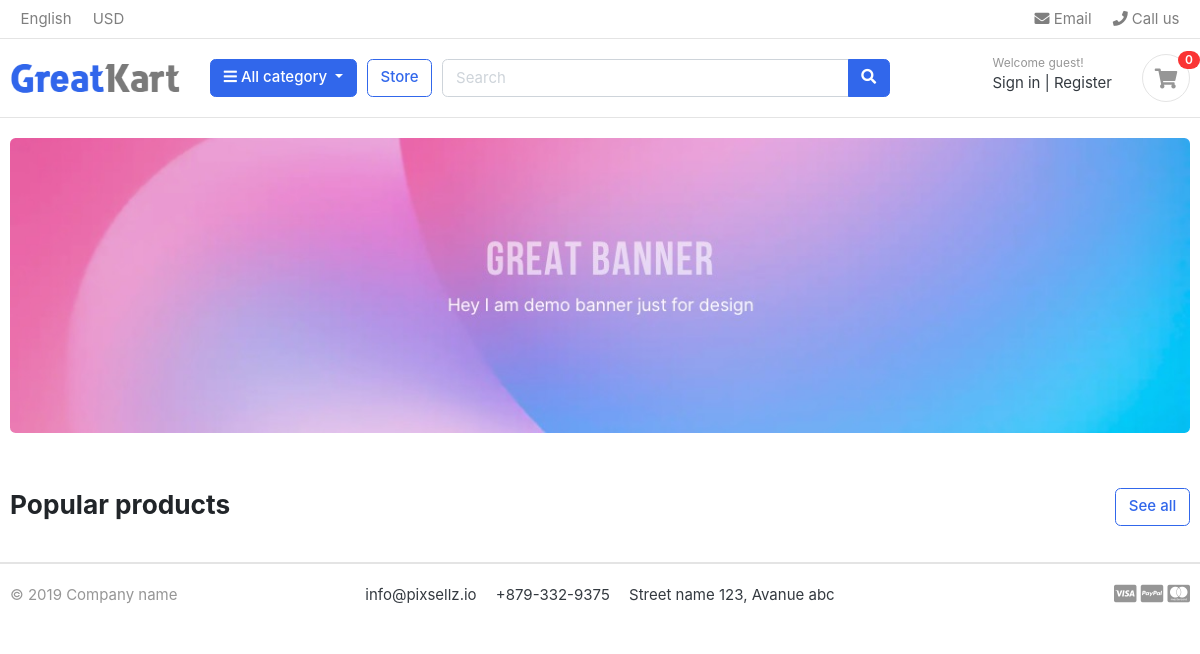
Before: / with the older database file.
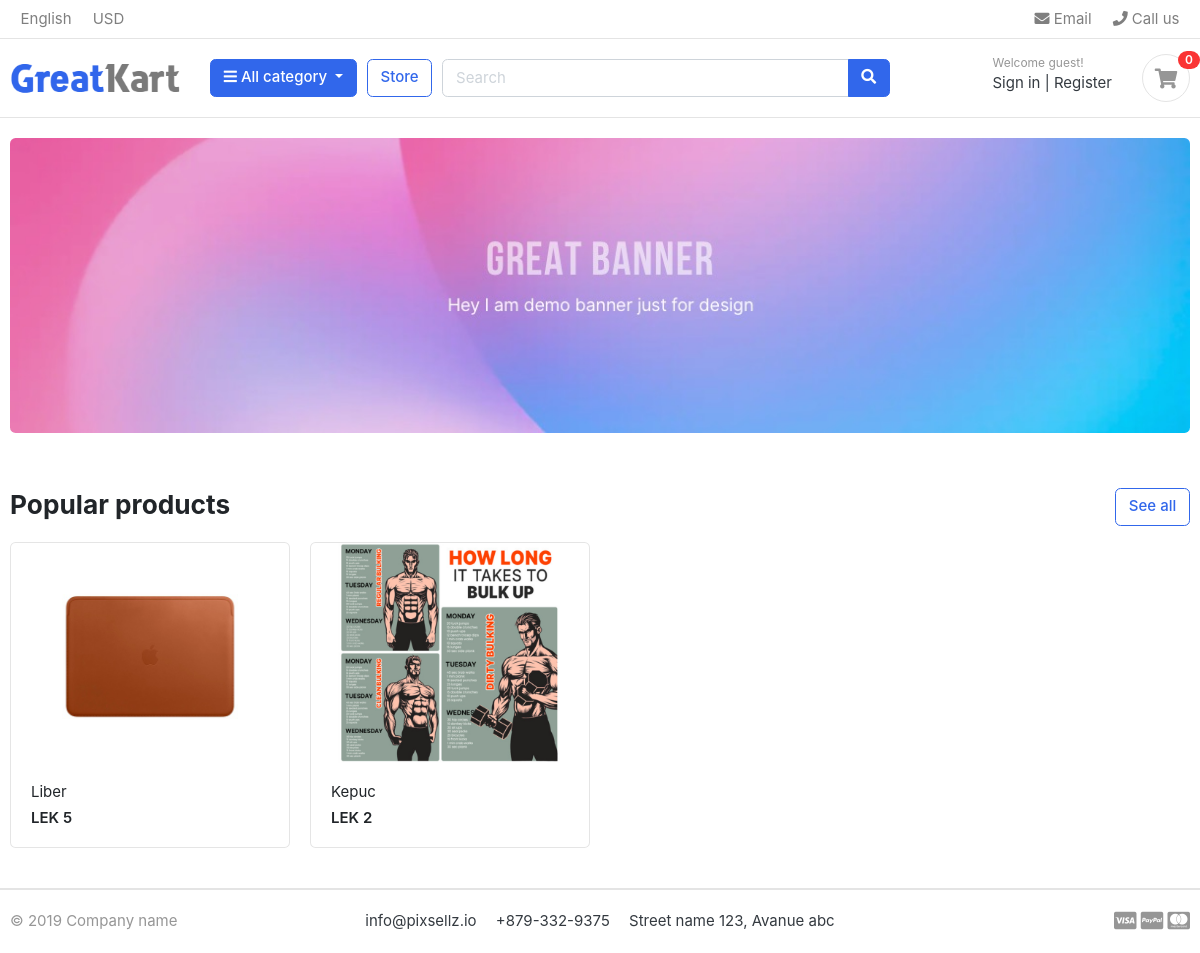
After: the same page with the newer database file.
### store/models.py (models this page shows)
class Product(models.Model):
    product_name = models.CharField(max_length = 200, unique = True)
    slug         = models.SlugField(max_length = 200, unique = True)
    description  = models.TextField(max_length = 500, blank = True)
    price        = models.IntegerField()
    images       = models.ImageField(upload_to = 'photos/products')
    stock        = models.IntegerField()
    is_available = models.BooleanField(default = True)
    category     = models.ForeignKey(Category, on_delete = models.CASCADE)
    created_date = models.DateTimeField(auto_now_add = True)
    modified_date =  models.DateTimeField(auto_now = True)

### greatkart/views.py (the view)
# urls.py: 2. Add a URL to urlpatterns:  path('', views.home, name='home')
def home(request):
    products = Product.objects.all().filter(is_available = True)
    context =  {
        'products': products,
        }
    return render(request, 'home.html', context)

### templates/home.html
{% extends 'base.html' %}
{% load static %}
{% block content %}
<section class="section-intro padding-y-sm">
<div class="container">
<div class="intro-banner-wrap">
	<img src={% static 'images/banners/1.jpg' %} class="img-fluid rounded">
</div>
</div>
</section>
<section class="section-name padding-y-sm">
<div class="container">
<header class="section-heading">
	<a href="./store.html" class="btn btn-outline-primary float-right">See all</a>
	<h3 class="section-title">Popular products</h3>
</header>
<div class="row">
	{% for product in products %}
	<div class="col-md-3">
		<div class="card card-product-grid">
			<a href="./product-detail.html" class="img-wrap"> <img src="{{ product.images.url }}"> </a>
			<figcaption class="info-wrap">
				<a href="./product-detail.html" class="title">{{ product.product_name }}</a>
				<div class="price mt-1">LEK {{ product.price }}</div>
			</figcaption>
		</div>
	</div>
	{% endfor %}
</div>
</div>
</section>
</body>
</html>
{% endblock %}

### templates/base.html (shortened to what this page needs)
{% load static %}
<!DOCTYPE HTML>
<html lang="en">
<head>
<link href="{% static 'css/bootstrap.css' %}" rel="stylesheet" type="text/css"/>
<link href="{% static 'fonts/fontawesome/css/all.min.css' %}" type="text/css" rel="stylesheet">
<link href="{% static 'css/ui.css' %}" rel="stylesheet" type="text/css"/>
<link href="{% static 'css/responsive.css' %}" rel="stylesheet" media="only screen and (max-width: 1200px)" />
</head>
<body>
    {% include 'includes/navbar.html' %}
    {% block content %}
    {% endblock %}
{% include 'includes/footer.html' %}

### templates/includes/navbar.html (shortened to what this page needs)
{% load static %}
<header class="section-header">
    <nav class="navbar p-md-0 navbar-expand-sm navbar-light border-bottom">
    <div class="container">
        <div class="collapse navbar-collapse" id="navbarTop4">
        <ul class="navbar-nav mr-auto">
            <li class="nav-item dropdown">
                    <a href="#" class="nav-link">   English </a>
            </li>
            <li class="nav-item dropdown">
                <a href="#" class="nav-link"> USD </a>
            </li>
        </ul>
        <ul class="navbar-nav">
            <li><a href="#" class="nav-link"> <i class="fa fa-envelope"></i> Email </a></li>
            <li><a href="#" class="nav-link"> <i class="fa fa-phone"></i> Call us </a></li>
        </ul>
        </div>
    </div>
    </nav>
    <section class="header-main border-bottom">
        <div class="container">
    <div class="row align-items-center">
        <div class="col-lg-2 col-md-3 col-6">
            <a href="./" class="brand-wrap">
                <img class="logo" src="{% static './images/logo.png'%}">
            </a>
        </div>
        <div class="col-lg col-sm col-md col-6 flex-grow-0">
            <div class="category-wrap dropdown d-inline-block float-right">
                <button type="button" class="btn btn-primary dropdown-toggle" data-toggle="dropdown">
                    <i class="fa fa-bars"></i> All category
                </button>
            </div>
        </div>
        <a href="./store.html" class="btn btn-outline-primary">Store</a>
        <div class="col-lg  col-md-6 col-sm-12 col">
            <form action="#" class="search">
                <div class="input-group w-100">
                    <input type="text" class="form-control" style="width:60%;" placeholder="Search">
                    <div class="input-group-append">
                        <button class="btn btn-primary" type="submit">
                        <i class="fa fa-search"></i>
                        </button>
                    </div>
                </div>
            </form>
        </div>
        <div class="col-lg-3 col-sm-6 col-8 order-2 order-lg-3">
                    <div class="d-flex justify-content-end mb-3 mb-lg-0">
                        <div class="widget-header">
                            <small class="title text-muted">Welcome guest!</small>
                            <div>
                                <a href="./signin.html">Sign in</a> <span class="dark-transp"> | </span>
                                <a href="./register.html"> Register</a>
                            </div>
                        </div>
                        <a href="./cart.html" class="widget-header pl-3 ml-3">
                            <div class="icon icon-sm rounded-circle border"><i class="fa fa-shopping-cart"></i></div>
                            <span class="badge badge-pill badge-danger notify">0</span>
                        </a>
                    </div>
                </div>
    </div>
        </div>
    </section>
    </header>

### templates/includes/footer.html
<footer class="section-footer border-top">
	<div class="container">
		<section class="footer-bottom border-top row">
			<div class="col-md-2">
				<p class="text-muted"> &copy 2019 Company name </p>
			</div>
			<div class="col-md-8 text-md-center">
				<span  class="px-2">info@pixsellz.io</span>
				<span  class="px-2">+879-332-9375</span>
				<span  class="px-2">Street name 123, Avanue abc</span>
			</div>
			<div class="col-md-2 text-md-right text-muted">
				<i class="fab fa-lg fa-cc-visa"></i>
				<i class="fab fa-lg fa-cc-paypal"></i>
				<i class="fab fa-lg fa-cc-mastercard"></i>
			</div>
		</section>
	</div>
</footer>

### greatkart/static/css/ui.css (style rules this page uses)
html { font-family: "Inter", sans-serif; font-size: 15px; }
.img-wrap { text-align: center; display: block; }
.img-wrap img { max-width: 100%; }
.icon-xs, .icon-sm, .icon-md, .icon-lg { display: inline-block; text-align: center; flex-shrink: 0; flex-grow: 0; }
.icon-sm { width: 48px; height: 48px; line-height: 48px !important; font-size: 20px; }
.padding-y-sm { padding-top: 20px; padding-bottom: 20px; }
.section-heading { margin-bottom: 20px; margin-top: 15px; }
.section-title { color: #212529; }
p:last-child { margin-bottom: 0; }
.header-main { position: relative; padding-top: 1rem; padding-bottom: 1rem; }
.brand-wrap .logo, .navbar-brand .logo { margin-right: 7px; max-height: 42px; display: inline-block; }
.widget-header { display: inline-block; vertical-align: middle; position: relative; }
.widget-header a { color: #343a40; }
.widget-header i { color: #969696; }
.widget-header .title { display: block; }
.widget-header .notify { position: absolute; top: -3px; right: -10px; }
.footer-bottom { padding-top: 20px; padding-bottom: 20px; }
[class*=card-product] a.title { color: #212529; display: block; }
[class*=card-product] .img-wrap { overflow: hidden; position: relative; }
[class*=card-product] .img-wrap img { height: 100%; max-width: 100%; width: auto; display: inline-block; -o-object-fit: cover; object-fit: cover; }
.card-product-grid { margin-bottom: 20px; }
.card-product-grid .img-wrap { border-radius: 0.2rem 0.2rem 0 0; height: 220px; }
.card-product-grid .info-wrap { overflow: hidden; padding: 18px 20px; }
.card .img-wrap { overflow: hidden; }
.notify { position: absolute; top: -4px; right: -10px; display: inline-block; padding: 0.25em 0.6em; font-size: 12px; line-height: 1; text-align: center; border-radius: 3rem; color: #fff; background-color: #fa3434; }
.price { font-weight: 600; color: #212529; }

Changed rows visible on the page:
added Product: images (picture), product_name "Liber", price "5"
added Product: images (picture), product_name "Kepuc", price "2"
